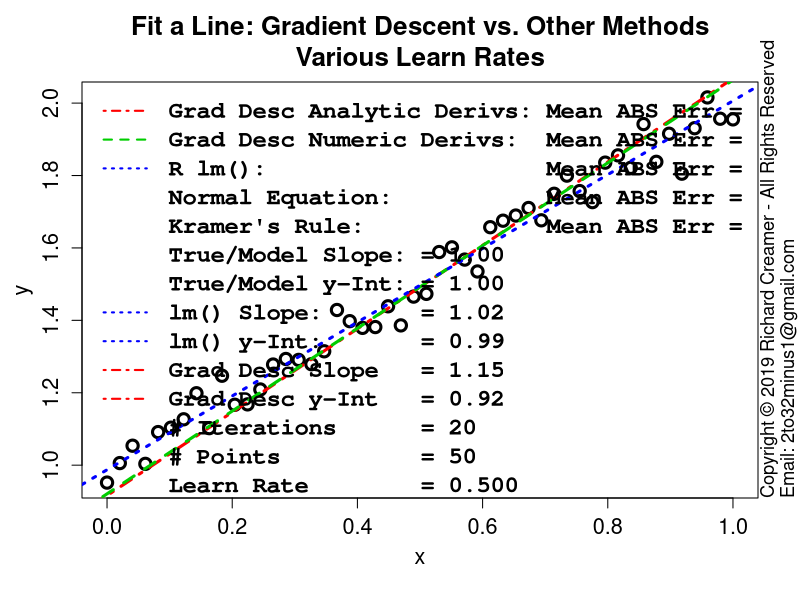

Write R code to recreate this figure.
##############################################################
### Copyright (c) Richard Creamer 2019 - All Rights Reserved
### Inquiries: email 2to32minus1@gmail.com
##############################################################

### Globals
fontScale = 1.2    # Global font size variable
lf        = 1.2    # Enlarge font of plot labels
verbose   = FALSE  # Verbose printing
lw        = 2      # Line width
xMargin   = 1      # X-axis margin for plots
yMargin   = 1      # Y-axis margin for plots
de        = 0.01   # Small constant for estimating derivatives numerically
smlPts    = 1      # Small  data point/circle
medPts    = 1.5    # Medium data point/circle
lrgPts    = 2.0    # Large  data point/circle

### Run this function to generate this plot
runFunc = function() {
	dw = 1000
	dh = 750	
	path = "D:/Code/R/LeastSquaresPlay/PlotsAndAssocCode/Plot24/"
	f = fitLineGradientDescentVsOthers	
	numPts = 50; width=1200; height = 1200	
	subTitle = "Various Learn Rates"
	savePngVerbose( paste( path, "Plot24.png", sep="" ), f, w=width, h=height, un="px", nIter=20, learnRate=0.5, nPts=numPts, subTitle=subTitle )
}

### Use Gradient Descent and other methods to fit a line to data
fitLineGradientDescentVsOthers = function( nIter=100, learnRate=.01, nPts=10, drawContourPlot=FALSE, subTitle="" ) {
	set.seed( 3 )
	lmColor = "blue"
	exactDerivGdColor = "red"
	numDerivGdColor = "green3"
	trueM = 1
	trueB = 1
	coeff = c( trueB, trueM )
	x = seq( from=0, to=1, length=nPts )
	y = trueM * x + trueB + rnorm( length(x), sd=0.05 )
	xLimits = axisLimits( x )
	yLimits = axisLimits( y )	
	guesses = list( yInt=1.5, slope=2 )
	bEst = guesses$yInt
	mEst = guesses$slope
	bEstNum = guesses$yInt
	mEstNum = guesses$slope
	dm = 0
	db = 0
	histM = c( mEst )
	histB = c( bEst )
	numHistM = c( mEst )
	numHistB = c( bEst )
	# Gradient descent iteration using analytic and numeric derivatives
	for ( i in 1:nIter ) {
		# Analytic derivatives
		dm      = meanLineDeDm( x, y, mEst, bEst )
		db      = meanLineDeDb( x, y, mEst, bEst )
		mEst    = mEst - learnRate * dm
		bEst    = bEst - learnRate * db
		histM[length(histM)+1] = mEst
		histB[length(histB)+1] = bEst
		# Numerica estimates of derivatives
		dmNum   = lineDeDmNum( x, y, mEstNum, bEstNum ) # numerically estimated derivatives
		dbNum   = lineDeDbNum( x, y, mEst, bEstNum )
		mEstNum = mEstNum - learnRate * dmNum
		bEstNum = bEstNum - learnRate * dbNum
		numHistM[length(numHistM)+1] = mEstNum
		numHistB[length(numHistB)+1] = bEstNum
	}
	
	defTitle = "Fit a Line: Gradient Descent vs. Other Methods"
	plotTitle = if ( subTitle != "" ) sprintf( "%s\n%s", defTitle, subTitle ) else defTitle
	plot( x, y, main=plotTitle, cex=medPts,
		  xlab="", ylab="", lwd=lw+1, cex.main=1.3*fontScale, cex.axis=1.3 )	
	addAxisLabels( "x", "y" )
	
	# Now employ other methods to fit line
	ne = normalEq( x, y )               # 1) Normal Equation
	kr = fitLineKramersRule( x, y )     # 2) Solve linear system via Kramer's Rule
	lmFit = lm( y ~ x )                 # 3) Built-in lm() function
	lmB = lmFit$coefficients[1]
	lmM = lmFit$coefficients[2]
	lmMeanAbsErr =  (1/length(x))*sum( abs( lmFit$residuals ) )
	abline( bEst, mEst, col=exactDerivGdColor, lwd=lw+1, lty=4 )
	abline( bEstNum, mEstNum, col=numDerivGdColor, lwd=lw+1, lty=2 )
	abline( lmB, lmM, col=lmColor, lwd=lw+1, lty=3 )
	adMeanAbsErr = meanLineAbsErr( x, y, mEst, bEst)
	ndMeanAbsErr = meanLineAbsErr( x, y, mEstNum, bEstNum)
	krMeanAbsErr = meanLineAbsErr( x, y, kr$m, kr$b )
	neMeanAbsErr = meanLineAbsErr( x, y, ne[2], ne[1] )
	if ( verbose ) {
		print( sprintf( "Run params:" ) )
		print( sprintf( "    trueM     = %.2f", trueM ) )
		print( sprintf( "    trueB     = %.2f", trueB ) )
		print( sprintf( "    guessB    = %.2f", guesses$yInt ) )
		print( sprintf( "    guessM    = %.2f", guesses$slope ) )
		print( sprintf( "    nPts      = %d",   nPts ) )
		print( sprintf( "    learnRate = %.4f", learnRate ) )
		print( sprintf( "    nIter     = %d",   nIter ) )
		print( "Results:" )
		print( sprintf( "    True Model (noise added): slope = %.3f  yInt = %.3f", trueM, trueB ) )
		print( sprintf( "    Analytic Derivs:          slope = %.3f  yInt = %.3f  Mean ABS Error = %.3f", mEst,    bEst,    adMeanAbsErr ) )
		print( sprintf( "    Numeric Derivs:           slope = %.3f  yInt = %.3f  Mean ABS Error = %.3f", mEstNum, bEstNum, ndMeanAbsErr ) )
		print( sprintf( "    Kramer's Rule:            slope = %.3f  yInt = %.3f  Mean ABS Error = %.3f", kr$b,    kr$m,    krMeanAbsErr ) )
		print( sprintf( "    R lm():                   slope = %.3f  yInt = %.3f  Mean ABS Error = %.3f", lmB,     lmM,     lmMeanAbsErr ) )
		print( sprintf( "    Normal Equation:          slope = %.3f  yInt = %.3f  Mean ABS Error = %.3f", ne[1],   ne[2],   neMeanAbsErr ) )
	}	
	parSave = par( family="mono", font=2 )
	legText = c( sprintf( "Grad Desc Analytic Derivs: Mean ABS Err = %.4f", adMeanAbsErr ),
				 sprintf( "Grad Desc Numeric Derivs:  Mean ABS Err = %.4f", ndMeanAbsErr ),
				 sprintf( "R lm():                    Mean ABS Err = %.4f", lmMeanAbsErr ),
				 sprintf( "Normal Equation:           Mean ABS Err = %.4f", neMeanAbsErr ),
				 sprintf( "Kramer's Rule:             Mean ABS Err = %.4f", krMeanAbsErr ),
				 sprintf( "True/Model Slope: = %.2f", trueM ),
				 sprintf( "True/Model y-Int: = %.2f", trueB ),
				 sprintf( "lm() Slope:       = %.2f", lmM ),
				 sprintf( "lm() y-Int:       = %.2f", lmB ),
				 sprintf( "Grad Desc Slope   = %.2f", mEst ),
				 sprintf( "Grad Desc y-Int   = %.2f", bEst ),
				 sprintf( "# Iterations      = %d",   nIter ),
				 sprintf( "# Points          = %d",   nPts ),
				 sprintf( "Learn Rate        = %.3f", learnRate ) )
	legClrs = c( exactDerivGdColor, numDerivGdColor, lmColor, "transparent", "transparent", "transparent",
				 "transparent", lmColor, lmColor, exactDerivGdColor, exactDerivGdColor, "transparent", "transparent", "transparent" )
	legLtys = c( 4, 2, 3, 0, 0, 0, 0, 3, 3, 4, 4, 0, 0, 0 )
	legend( "topleft", legend=legText, col=legClrs, lty=legLtys, lwd=lw, inset = c(0.0,0.0),
			bg="transparent", box.col="transparent", cex=1.2*fontScale, text.font=2 )
	par( parSave ) # Restore prior font
	
	if ( drawContourPlot )
		plotLineGradDescParamTrails( x, y, meanLineSsdErr, trueM, trueB, numHistM, numHistB,
									 takeSqrtError=FALSE, nIter=nIter, meanAbsFitError=adMeanAbsErr )	
}

### Slightly more reusable cost function plot + parameter evolution trails
### y-intercept maps to x-axis, slope maps to y-axis
plotLineGradDescParamTrails = function( x, y, errorFunc, modelM, modelB, histM, histB, takeSqrtError=TRUE, nIter, meanAbsFitError ) {
	nc = 200
	nr = 200	
	# Make contour plot region slightly larger than M and B parameter trails
	minM = min( histM ) * 0.8
	maxM = max( histM ) * 1.2
	minB = min( histB ) * 0.8
	maxB = max( histB ) * 1.2
	# Adjust these limits so that ***if plot is square*** the trails are perpendicular to contour lines
	deltaM = maxM - minM
	deltaB = maxB - minB
	gap = abs( deltaM - deltaB )
	if ( deltaM > deltaB ) {
		minB = minB - gap/2
		maxB = maxB + gap/2
	} else {
		minM = minM - gap/2
		maxM = maxM + gap/2
	}
	# Generate cost function sampling x and y coordinates
	intercepts = seq( minB, maxB, length.out=nc )
	slopes = seq( minM, maxM, length.out=nr )
	# Fill z 2D matrix with const function values for (y-intercept, slope) x,y pairs
	z = getLineErrorGrid( errorFunc, slopes, intercepts, x, y )
	if ( takeSqrtError )
		z = sqrt( z )
	# Create contour plot
	xLim = c( min(intercepts), max(intercepts) )
	yLim = c( min(slopes), max(slopes) )
	plotTitle = sprintf( "Fit Line using Gradient Descent\nCost Function Contours with Parameter Convergence Trail" )
	tz = t( z ) # contour() wants z first dim -> x-axis and second dim -> y-axis	
	contour( intercepts, slopes, tz, main=plotTitle, xlim=xLim, ylim=yLim, cex.lab=lf,
			 cex.main=1.3*fontScale, cex=1.3*fontScale, lwd=lw,
			 nlevels=50, labcex=1.3, xlab="", ylab="", cex.axis=1.3 )	
	addAxisLabels( "y-Intercept", "Slope", cexVal=1.5 )
	# Draw 'true' model (y-intercept, slope) crosshairs
	# Final converged gradient desccent params will != 'true' m and be because rand error added to model
	pl = gpl()
	lines( c( pl$xLim[1], pl$xLim[2] ), c( modelM, modelM ), col="blue", lwd=lw ) # Draw crosshair @ (b,m)
	lines( c( modelB, modelB ), c( pl$yLim[1], pl$yLim[2] ), col="blue", lwd=lw )
	for ( i in 2:length(histB) )
		arrows( histB[i-1], histM[i-1], histB[i], histM[i], col="red", lwd=lw, length=0.16, angle=17 )
	# Draw start/end point (initial guess + final converged params)
	x1 = histB[1];               y1 = histM[1]
	x2 = histB[length(histB)];   y2 = histM[length(histM)]	
	points( c(x1), c(y1), col="red", lwd=lw+1, cex=2 )
	points( c(x2), c(y2), col="red", lwd=lw+1, cex=2 )
	shift = 0.03
	text( x1 + shift, y1 + shift, sprintf( "(%.1f, %.1f)", x1, y1 ), cex=fontScale, adj=0, col="red" )
	text( x2 + shift, y2 + 0, sprintf( "(%.3f, %.3f)", x2, y2 ), cex=fontScale, adj=0, col="red" )
	lt1 = sprintf( "True model: slope = %.1f  y-int = %.1f", modelM, modelB )
	lt2 = "Convergence trail from init guesses"
	lt3 = sprintf( "# Iterations = %d", nIter )
	lt4 = sprintf( "Mean ABS Error = %.3f", meanAbsFitError )
	legText = c( lt1, lt2, lt3, lt4 )
	legClrs = c( "blue", "red", "transparent", "transparent" )
	# Below some hard-coded values for example
	legend( "topleft", legend=legText, col=legClrs, lwd=lw, cex=fontScale*1.2, inset=c(0.01,0.01) )
}

### Compute line fit cost function value over grid of slopes and intercepts
### errorFunc = the specific cost function
### Note: returned matrix may need to be transposed for some functions such as contour()
getLineErrorGrid = function( errorFunc, slopes, intercepts, x, y ) {
	nr = length( slopes )
	nc = length( intercepts )
	z = matrix( nrow=nr, ncol=nc )	
	for ( row in 1:nr ) {     # loop over y-coordinates (slopes)
		slope = slopes[row]
		for ( col in 1:nc ) { # loop over x-coordinates (y-intercepts)
			yInt = intercepts[col]
			z[row, col] = errorFunc( x, y, slope=slope, yInt=yInt )
		}
	}
	return( z )
}

### Line fit error function
meanLineSsdErr = function( x, y, slope, yInt ) {
	return( (1/length(x)) * sum( ( yInt + slope*x - y )^2 ) )
}

### Line fit error function: abs() not diff^2
meanLineAbsErr = function( x, y, slope, yInt ) {
	return( (1/length(x)) * sum( abs( yInt + slope*x - y ) ) )
}

### Line fit cost function derivative wrt y-intercept
meanLineDeDb = function( x, y, m, b ) {
	return( (1/length(x))*2*sum( (m*x + b) - y ) )
}

### Line fit cost function derivative wrt slope
meanLineDeDm = function( x, y, m, b ) {
	return( (1/length(x))*2*sum( ( (m*x + b) - y ) * x ) )
}

### Add copyright notice to plot via text()
addCopyright = function() {
	mtext( "Copyright \uA9 2019 Richard Creamer - All Rights Reserved", side=4, line=0, adj=0, cex=1.1 )
	mtext( "Email: 2to32minus1@gmail.com", side=4, line=1, adj=0, cex=1.1 )
}

### Compute partial derivative of 1D line fit cost function wrt slope
lineDeDmNum = function( x, y, slope, yInt ) {
	delta = 0.0000001
	e1 = meanLineSsdErr( x, y, slope, yInt )
	e2 = meanLineSsdErr( x, y, slope + delta, yInt )
	return ( (e2 - e1)/delta )
}

### Compute partial derivative of 1D line fit cost function wrt slope
lineDeDbNum = function( x, y, slope, yInt ) {
	delta = 0.0000001
	e1 = meanLineSsdErr( x, y, slope, yInt )
	e2 = meanLineSsdErr( x, y, slope, yInt + delta )
	return ( (e2 - e1)/delta )
}

### Fit line via linear system of equations + Kramer's rule
fitLineKramersRule = function( x, y ) {
	n = length(x)
	d = n * sum(x^2) - (sum(x))^2
	b = (1/d) * ( sum(y) * sum(x^2) - sum(x) * sum(x*y) )
	m = (1/d) * ( n * sum(x*y) - sum(x) * sum(y) )
	return( list( b=b, m=m ) )
}

### Linear regression using Normal Equation; works for 1+ sample features
normalEq = function( x, y ) {
	X = cbind( 1, x ) # cbind() = 'column bind': create matrix: prepend col of 1's to x
	return( solve( t(X) %*% X ) %*% t(X) %*% y )
}

### Get Plot Limits : gpl()$xLim[1] --> left x-coord
gpl = function() {
	u = par( "usr" )
	return( list( xLim=u[1:2], yLim=u[3:4] ) )
}

### Compute plot axis limits to fit range of data
axisLimits = function( v, margin=0 ) {
	lowerLimit = floor( min(v) ) - margin
	upperLimit = ceiling( max(v) ) + margin
	c( lowerLimit, upperLimit )
}

### Convience method to add x/y axis labels
addAxisLabels = function( xLabel="x", yLabel="y", cexVal=1.3 ) {
	mtext( text=xLabel, side=1, line=2.5, cex=cexVal )
	mtext( text=yLabel, side=2, line=2.5, cex=cexVal )
}

### Save to PNG file, specify width and height
savePngVerbose = function( path, plotFunc, w=512, h=512, un="px", doCopyright=TRUE, ... ) {
	png( filename = path, type="cairo", units=un, width=w, height=h, pointsize=12, res=96 )
	plotFunc( ... )
	if ( doCopyright )
		addCopyright()
	dev.off()
}

### Add copyright notice to plot via text()
addCopyright = function() {
	mtext( "Copyright \uA9 2019 Richard Creamer - All Rights Reserved", side=4, line=0, adj=0, cex=1.1 )
	mtext( "Email: 2to32minus1@gmail.com", side=4, line=1, adj=0, cex=1.1 )
}

runFunc()
